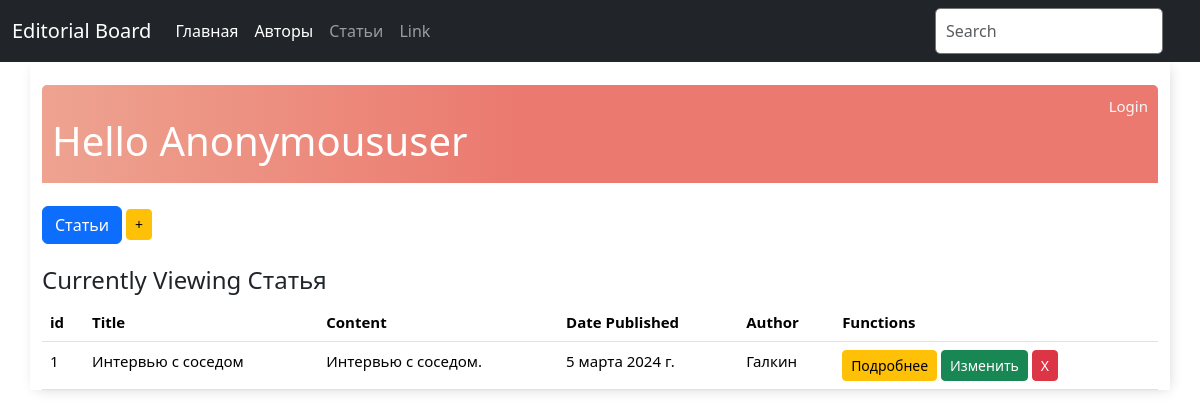
The app's page /display_articles/ with its own data.
### base/models.py (models this page shows, shortened)
class Article(models.Model):
    title = models.CharField(max_length=200, verbose_name="Название статьи")
    content = models.TextField(verbose_name="Содержание статьи")
    date_published = models.DateField(verbose_name="Дата публикации")
    author = models.ForeignKey(Author, verbose_name="Автор", on_delete=models.CASCADE)

class Person(models.Model):
    last_name = models.CharField(max_length=100, verbose_name="Фамилия автора")
    first_name = models.CharField(max_length=100, verbose_name="Имя автора")
    date_of_birth = models.DateField(verbose_name="Дата рождения", null=True, blank=True)
    class Meta:
        abstract = True
    def __str__(self):
        return self.last_name

class Author(Person):
    pass

### base/views.py (the view)
# urls.py: path('display_articles/', views.display_articles, name='display_articles'),
def display_articles(request):
    articles = Article.objects.all()
    context = {
        'articles': articles,
        'header': 'Статья'
    }
    return render(request, 'article_list.html', context)

### base/templates/article_list.html (shortened to what this page needs)
{% extends 'base.html' %}
{% block content %}
<br>
<div class="header-bar">
    <div>
        <br>
        <h1>Hello {{ request.user|title }}</h1>
    </div>
    {% if request.user.is_authenticated %}
    <a href="{% url 'logout' %}">Logout</a>
    {% else %}
    <a href="{% url 'login' %}">Login</a>
    {% endif %}
</div>
<br>
<div class="button-group">
    <a href="{% url 'display_articles' %}" class="btn btn-primary btn-end" role="button">Статьи</a>
    <a href="{% url 'add_article' %}" class="btn btn-warning btn-sm" role="button"> +</a>
</div>
<br>
<h4>Currently Viewing {{ header }}</h4>
<table class="table table-hover">
    <thead>
        <tr>
            <th>id</th>
            <th>Title</th>
            <th>Content</th>
            <th>Date Published</th>
            <th>Author</th>
            <th>Functions</th>
        </tr>
    </thead>
    <tbody>
        {% for article in articles %}
            <tr>
                <td>{{ article.pk }}</td>
                <td>{{ article.title }}</td>
                <td>{{ article.content }}</td>
                <td>{{ article.date_published }}</td>
                <td>{{ article.author }}</td>
                <td>
                    <a href="{% url 'article_detail' article.pk %}" class="btn btn-warning btn-sm" role="button"> Подробнее</a>
                    <a href="{% url 'edit_article' article.pk %}" class="btn btn-success btn-sm" role="button">Изменить</a>
                    <a href="{% url 'delete_article' article.pk %}" class="btn btn-danger btn-sm" role="button">X</a>
                </td>
            </tr>
        {% endfor %}
    </tbody>
</table>
{% endblock content %}

### base/static/css/styles.css (style rules this page uses)
body { background: #FAFAFA; font-family: 'Nunito Sans', sans-serif; }
.header-bar { display: flex; justify-content: space-between; color: #fff; padding: 10px; border-radius: 5px 5px 0 0; background: linear-gradient(90deg, #EEA390 0%, #EB796F 43%, #EB796F 100%); }
.header-bar a { color: rgb(247, 247, 247); text-decoration: none; }
::placeholder { font-weight: 300; opacity: 0.5; }

### records on screen
Article: pk "1", title "Интервью с соседом", content "Интервью с соседом.", date_published "5 марта 2024 г.", author "Галкин"

### other values on screen
{{ request.user|title }} "Anonymoususer"
{{ header }} "Статья"
